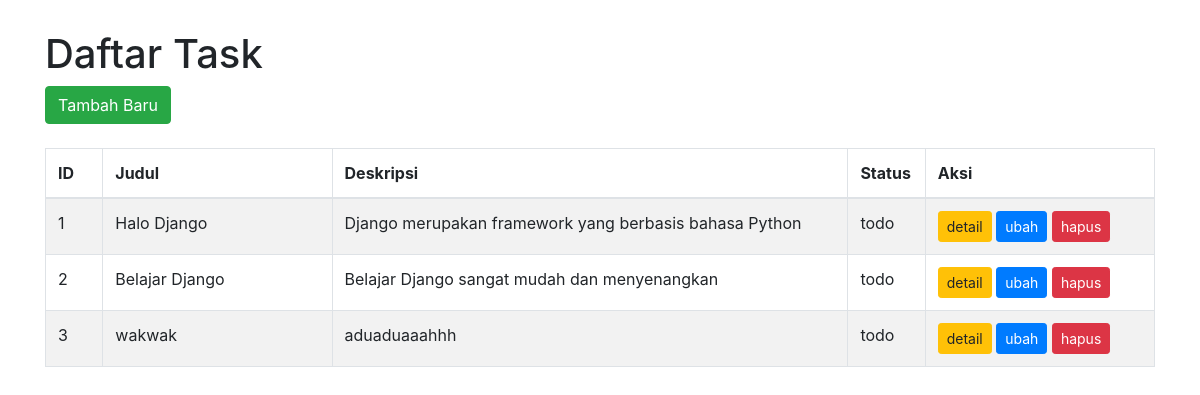
/todo/, run on the app's committed database.
### todo/models.py (models this page shows)
class Task(models.Model):
    class TaskStatus(models.TextChoices):
        TODO = 'todo', _('Todo')
        IN_PROGRESS = 'in_progress', _('In Progress')
        CLOSED = 'closed', _('Closed')
    title = models.CharField(max_length=100)
    description = models.TextField()
    status = models.CharField(
        max_length=20,
        choices=TaskStatus.choices,
        default=TaskStatus.TODO
    )
    created_at = models.DateTimeField(auto_now_add=True)
    updated_at = models.DateTimeField(auto_now=True)
    class Meta:
        db_table = 'tasks'

### todo/views.py (the view)
# urls.py: path('', index_view, name='index'),
def index_view(request):
    tasks = Task.objects.all()
    context = {
        'tasks': tasks
    }
    return render(request, 'todo/index.html', context)

### todo/templates/todo/index.html (shortened to what this page needs)
<!doctype html>
<html lang="en">
  <head>
    <link rel="stylesheet" href="https://maxcdn.bootstrapcdn.com/bootstrap/4.0.0/css/bootstrap.min.css">
  </head>
  <body>
    <div class="container">
      <h1>Daftar Task</h1>
        <div>
        <a href="{% url 'todo:create'  %}" class="btn btn-success">Tambah Baru</a>
      </div>
      <br>
      <table class="table table-bordered table-striped">
          <thead>
              <tr>
                  <th width="5%">ID</th>
                  <th width="20%">Judul</th>
                  <th width="45%">Deskripsi</th>
                  <th width="5%">Status</th>
                  <th width="20%">Aksi</th>
              </tr>
          </thead>
          <tbody>
            {% if tasks %}
              {% for task in tasks %}
              <tr>
                  <td>{{ task.id }}</td>
                  <td>{{ task.title }}</td>
                  <td>{{ task.description }}</td>
                  <td>{{ task.status }}</td>
                  <td>
                      <a href="{% url 'todo:detail' task.id %}" class="btn btn-warning btn-sm">detail</a>
                      <a href="{% url 'todo:update' task.id %}" class="btn btn-primary btn-sm">ubah</a>
                      <a href="{% url 'todo:delete' task.id %}" class="btn btn-danger btn-sm" onclick="return confirm('Apakah yakin akan menghapus task ini?')">hapus</a>
                  </td>
              </tr>
              {% endfor %}
            {% else %}
              <tr>
                <td colspan="5">Data tidak ditemukan.</td>
              </tr>
            {% endif %}
          </tbody>
      </table>
  </div>
  </body>
</html>

### todo/templates/todo/index.html (style rules this page uses)
body { margin-top: 30px; }

### data on the page
Task: id "1", title "Halo Django", description "Django merupakan framework yang berbasis bahasa Python", status "todo"
Task: id "2", title "Belajar Django", description "Belajar Django sangat mudah dan menyenangkan", status "todo"
Task: id "3", title "wakwak", description "aduaduaaahhh", status "todo"
